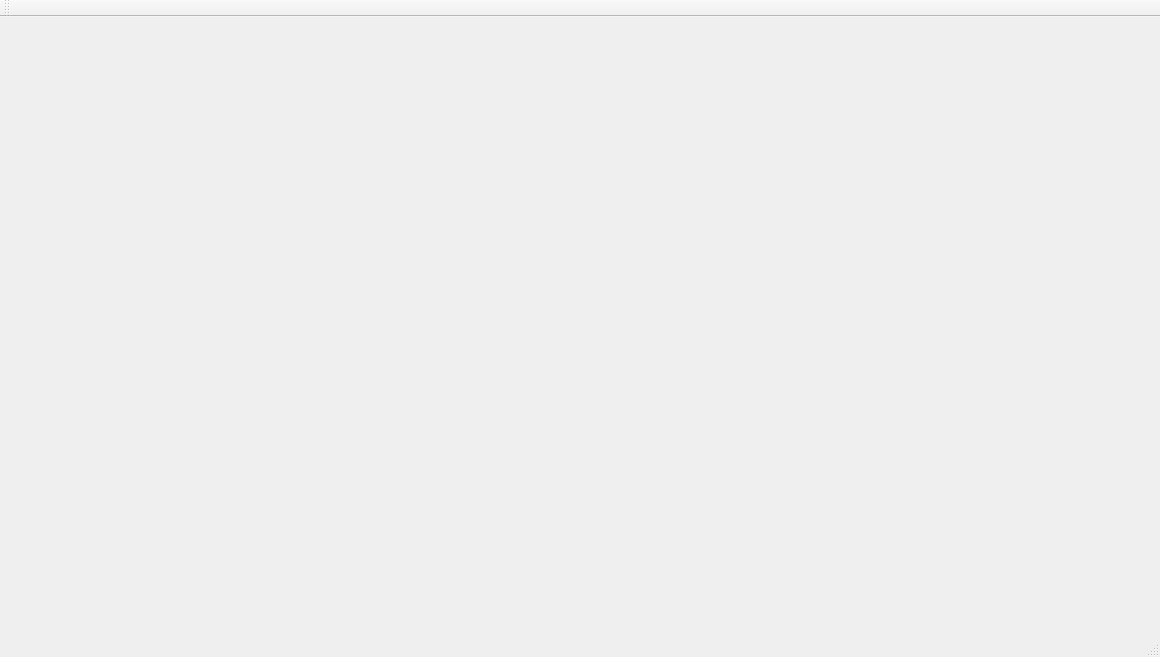
<?xml version="1.0" encoding="UTF-8"?>
<ui version="4.0">
 <class>MainWindow</class>
 <widget class="QMainWindow" name="MainWindow">
  <property name="geometry">
   <rect>
    <x>0</x>
    <y>0</y>
    <width>1160</width>
    <height>657</height>
   </rect>
  </property>
  <property name="windowTitle">
   <string>MainWindow</string>
  </property>
  <widget class="QWidget" name="centralWidget">
   <widget class="QWidget" name="widget" native="true">
    <property name="geometry">
     <rect>
      <x>30</x>
      <y>20</y>
      <width>361</width>
      <height>191</height>
     </rect>
    </property>
   </widget>
   <widget class="QWidget" name="widget_2" native="true">
    <property name="geometry">
     <rect>
      <x>510</x>
      <y>20</y>
      <width>421</width>
      <height>211</height>
     </rect>
    </property>
   </widget>
  </widget>
  <widget class="QMenuBar" name="menuBar">
   <property name="geometry">
    <rect>
     <x>0</x>
     <y>0</y>
     <width>1160</width>
     <height>26</height>
    </rect>
   </property>
  </widget>
  <widget class="QToolBar" name="mainToolBar">
   <attribute name="toolBarArea">
    <enum>TopToolBarArea</enum>
   </attribute>
   <attribute name="toolBarBreak">
    <bool>false</bool>
   </attribute>
  </widget>
  <widget class="QStatusBar" name="statusBar"/>
 </widget>
 <layoutdefault spacing="6" margin="11"/>
 <resources/>
 <connections/>
</ui>
